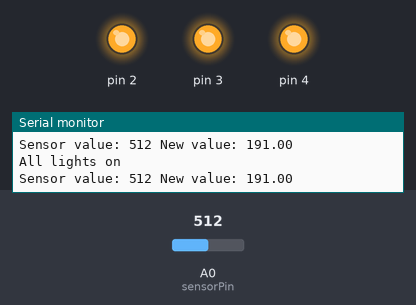
This sketch was run on a simulated Arduino Uno, built with avr-gcc and run on an emulated ATmega328P. On the bench: output pins drawn as LEDs (lit = HIGH), the last lines printed to the serial monitor. Inputs (shaded band) come from the test bench; at power-on: A0 (sensorPin) = 512.

Above: at 1.2 s.
1.3 s: A0 (sensorPin) set to 153
2.8 s: A0 (sensorPin) set to 139
At 4.0 s:
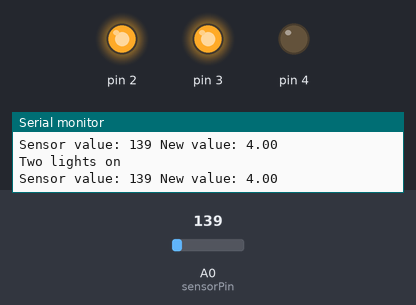
4.3 s: A0 (sensorPin) set to 122
At 5.5 s:
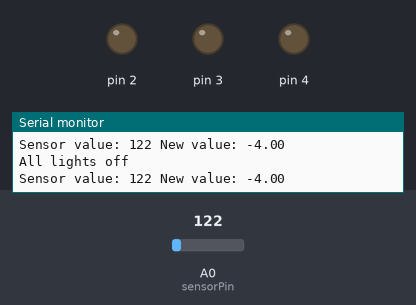
5.8 s: A0 (sensorPin) set to 511
At 6.2 s:
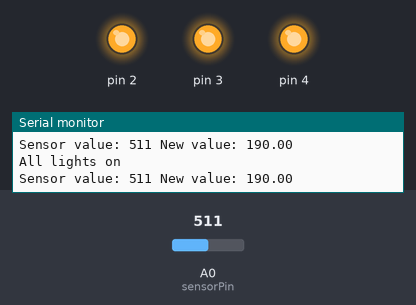
Timing chart, 0 to 8.8 s (numbered marks = the images above; inputs shaded):
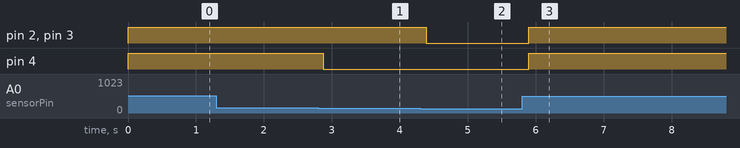

Measured:
- the behaviour switches between 140 and 139 on A0 (sensorPin) (found by bisection; images 0 and 1)
- after the input at 2.8 s, pin 4: HIGH → LOW after 0.08 s
- after the input at 4.3 s, pin 2, pin 3: HIGH → LOW after 0.09 s
- after the input at 5.8 s, pin 2–4: LOW → HIGH after 0.10 s

The sketch:

Temperature_Sensor.ino
```cpp
/*
Program for a Temperature sensor that controls LEDs.
+ learning for and &&
-- with bugs!!!
*/
const int sensorPin = A0;
//const float baselineTemp = 20.0; //floats store decimal values (as opposed to ints)
void setup() {
    Serial.begin(9600); //opens serial port

    for(int pinNumber =2; pinNumber<5; pinNumber ++){ //for loop
      pinMode(pinNumber, OUTPUT);
      digitalWrite(pinNumber, LOW); //initializes pin vals w less code
    }
}

void loop() {
  int sensorVal = analogRead(sensorPin);
  Serial.print("Sensor value: ");
  Serial.print(sensorVal);

  //Analog pins in A0-A5 can report back a value between 0-1023, which maps to a range from 0-5V
  //float voltage = (sensorVal/1024.0) * 5.0; //converts ADC value to voltage
  float voltage = (sensorVal-130)/2;

  Serial.print(" New value: ");
  Serial.println(voltage);
  //Serial.print(", degrees C: ");
  //float temperature = (voltage -.5) * 100;
  //Serial.println(temperature);

  //if (temperature <= baselineTemp){
  if (voltage <= 0){
    Serial.println("All lights off");
    digitalWrite(2, LOW);
    digitalWrite(3, LOW);
    digitalWrite(4, LOW);
  }
  //}else if((temperature >= baselineTemp + 2) && (temperature < baselineTemp+4)){
  else if ((voltage > 0)&&(voltage <= 2)) {
    //&& is the "AND" operator
    //|| is the "OR" operator
    Serial.println("Green light on");
    digitalWrite(2, HIGH);
    digitalWrite(3, LOW);
    digitalWrite(4, LOW);
  }
  //else if((temperature >= baselineTemp + 4) && (temperature < baselineTemp+6)){
    else if ((voltage > 2)&&(voltage <= 4)){
    Serial.println("Two lights on");
    digitalWrite(2, HIGH);
    digitalWrite(3, HIGH);
    digitalWrite(4, LOW);
  }
  //else if(temperature >= baselineTemp + 6){
  else if (voltage > 4){
    Serial.println("All lights on");
    digitalWrite(2, HIGH);
    digitalWrite(3, HIGH);
    digitalWrite(4, HIGH);
  }
  delay(1);
}
```
